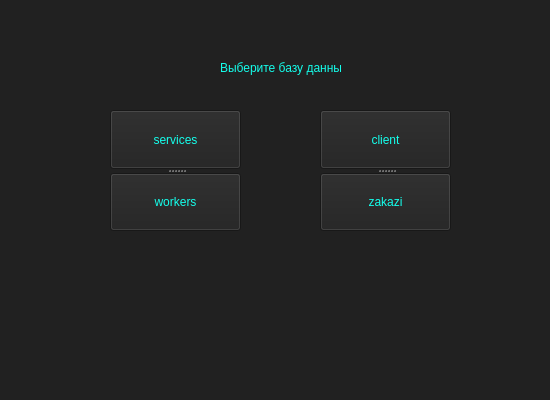
<?xml version="1.0" encoding="UTF-8"?>
<ui version="4.0">
 <class>Form</class>
 <widget class="QWidget" name="Form">
  <property name="geometry">
   <rect>
    <x>0</x>
    <y>0</y>
    <width>550</width>
    <height>400</height>
   </rect>
  </property>
  <property name="windowTitle">
   <string>Form</string>
  </property>
  <property name="styleSheet">
   <string notr="true">background-color: rgb(33, 33, 33)</string>
  </property>
  <widget class="QLabel" name="label">
   <property name="geometry">
    <rect>
     <x>220</x>
     <y>60</y>
     <width>121</width>
     <height>16</height>
    </rect>
   </property>
   <property name="styleSheet">
    <string notr="true">color: rgb(20, 255, 236)</string>
   </property>
   <property name="text">
    <string>Выберите базу данных</string>
   </property>
  </widget>
  <widget class="QSplitter" name="splitter">
   <property name="geometry">
    <rect>
     <x>110</x>
     <y>110</y>
     <width>131</width>
     <height>121</height>
    </rect>
   </property>
   <property name="orientation">
    <enum>Qt::Vertical</enum>
   </property>
   <widget class="QPushButton" name="pushButton">
    <property name="styleSheet">
     <string notr="true">color: rgb(20, 255, 236)</string>
    </property>
    <property name="text">
     <string>services</string>
    </property>
   </widget>
   <widget class="QPushButton" name="pushButton_2">
    <property name="styleSheet">
     <string notr="true">color: rgb(20, 255, 236)</string>
    </property>
    <property name="text">
     <string>workers</string>
    </property>
   </widget>
  </widget>
  <widget class="QSplitter" name="splitter_2">
   <property name="geometry">
    <rect>
     <x>320</x>
     <y>110</y>
     <width>131</width>
     <height>121</height>
    </rect>
   </property>
   <property name="orientation">
    <enum>Qt::Vertical</enum>
   </property>
   <widget class="QPushButton" name="pushButton_3">
    <property name="styleSheet">
     <string notr="true">color: rgb(20, 255, 236)</string>
    </property>
    <property name="text">
     <string>client</string>
    </property>
   </widget>
   <widget class="QPushButton" name="pushButton_4">
    <property name="styleSheet">
     <string notr="true">color: rgb(20, 255, 236)</string>
    </property>
    <property name="text">
     <string>zakazi</string>
    </property>
   </widget>
  </widget>
 </widget>
 <resources/>
 <connections/>
</ui>
